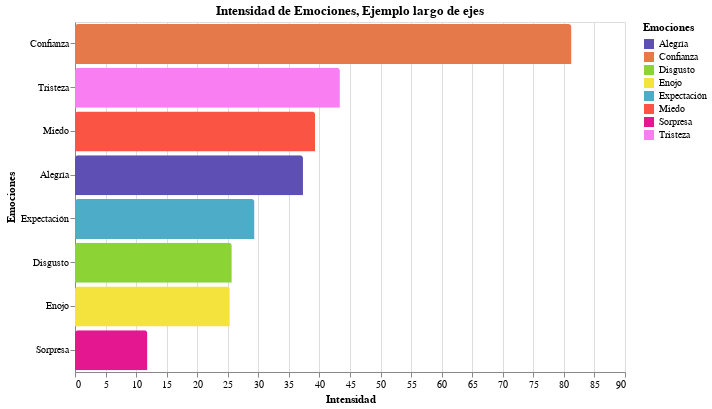

Notebook code cell kept with this figure:
### Code cell
domain = ['Alegría', 'Confianza', 'Disgusto', 'Enojo', 'Expectación', 'Miedo', 'Sorpresa', 'Tristeza']
range_ = ['#5d4fb4', '#e5794a','#8cd335','#f4e33d', '#4dacc8', '#fa5444','#E41791', '#f87ef2']
chart_02 = bar_chartv2(emociones, "Intensidad de Emociones, Ejemplo largo de ejes", 550, 350, domain, range_, "emocion:N",
                    "intensidad", "emocion", "Intensidad", "Emociones", [0,90])
chart_02

### Figure 1 — Vega-Lite specification as saved in the notebook (floating-point values rounded to 4 significant figures)
{"config": {"view": {"continuousWidth": 400, "continuousHeight": 300}}, "data": {"name": "data-2196835c6bd6e0c6096c2f8082ae5542"}, "mark": {"type": "bar", "cornerRadiusTopLeft": 3, "cornerRadiusTopRight": 3, "size": 40}, "encoding": {"color": {"type": "nominal", "field": "emocion", "legend": {"title": "Emociones"}, "scale": {"domain": ["Alegría", "Confianza", "Disgusto", "Enojo", "Expectación", "Miedo", "Sorpresa", "Tristeza"], "range": ["#5d4fb4", "#e5794a", "#8cd335", "#f4e33d", "#4dacc8", "#fa5444", "#E41791", "#f87ef2"]}}, "x": {"type": "quantitative", "field": "intensidad", "scale": {"domain": [0, 90]}, "sort": {"field": "intensidad", "op": "count", "order": "ascending"}, "title": "Intensidad"}, "y": {"type": "nominal", "field": "emocion", "sort": {"field": "emocion", "op": "count", "order": "ascending"}, "title": "Emociones"}}, "height": 350, "title": "Intensidad de Emociones, Ejemplo largo de ejes", "width": 550, "$schema": "https://vega.github.io/schema/vega-lite/v4.8.1.json", "datasets": {"data-2196835c6bd6e0c6096c2f8082ae5542": [{"emocion": "Confianza", "intensidad": 81.24}, {"emocion": "Tristeza", "intensidad": 43.34}, {"emocion": "Miedo", "intensidad": 39.28}, {"emocion": "Alegría", "intensidad": 37.31}, {"emocion": "Expectación", "intensidad": 29.37}, {"emocion": "Disgusto", "intensidad": 25.66}, {"emocion": "Enojo", "intensidad": 25.33}, {"emocion": "Sorpresa", "intensidad": 11.85}]}}
